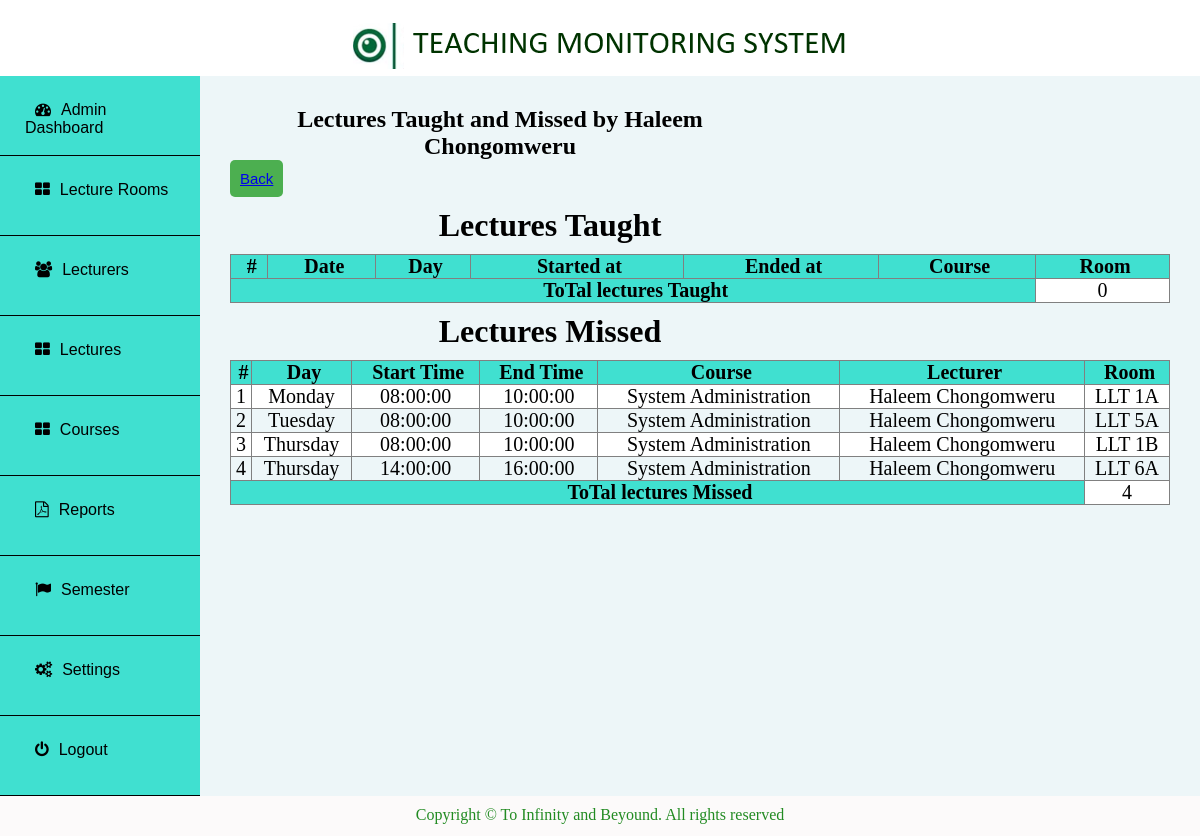
The page /admin/report.php?report=15 (signed in) on the database its author committed.
### tables this page shows
CREATE TABLE `person` (
  `personId` int(11) NOT NULL,
  `personName` varchar(200) NOT NULL,
  `personEmail` varchar(250) NOT NULL,
  `personGender` enum('M','F') NOT NULL,
  `personNIN` varchar(15) DEFAULT NULL,
  `personPassword` varchar(60) NOT NULL,
  `personPhoto` varchar(250) DEFAULT NULL,
  `personRole` enum('lecturer','admin') NOT NULL
);

CREATE TABLE `lecture` (
  `lectureId` int(11) NOT NULL,
  `lectureDay` varchar(50) DEFAULT NULL,
  `plannedStartTime` time DEFAULT NULL,
  `plannedEndTime` time DEFAULT NULL,
  `courseId` int(11) DEFAULT NULL,
  `personId` int(11) DEFAULT NULL,
  `roomId` int(11) DEFAULT NULL
);

CREATE TABLE `course` (
  `courseId` int(11) NOT NULL,
  `courseName` varchar(60) NOT NULL,
  `courseCode` varchar(10) NOT NULL,
  `creditUnits` varchar(10) NOT NULL,
  `program` varchar(60) NOT NULL,
  `semester` varchar(10) NOT NULL,
  `yearOfStudy` varchar(10) NOT NULL
);

CREATE TABLE `room` (
  `roomId` int(11) NOT NULL,
  `roomName` varchar(20) DEFAULT NULL,
  `block` varchar(100) NOT NULL,
  `level` varchar(100) NOT NULL
);

### admin/report.php (the view, shortened to what this page needs)
<?php  include 'connection.php';
if($_SESSION['adminId'] != ""){
?>
<!DOCTYPE html PUBLIC "-//w3c//DTD XHTML 1.1//EN""
 http//www.w3.org/TR/xtml 11/DTD/xhtml 11.dtd">
<html xmlns="http://www.w3.org/1999/xhtml">
<head>
<link href="style.css" rel="stylesheet" type="text/css">
<link href="app.css" rel="stylesheet" type="text/css">
<link href="css/font-awesome.css" rel="stylesheet" />
</head>
<?php include 'header.php'; ?>
      <div class="main" >
        <div style="width: 100%; padding:30px;">
<?php
if(array_key_exists('report', $_REQUEST)){
$personId = $_REQUEST['report'];
$selectP = "SELECT personName FROM person where personId = '$personId'";
$sql_queryP = mysqli_query($conn, $selectP);
$rowsP = mysqli_fetch_assoc($sql_queryP);
?>
	<h2 align="center">Lectures Taught and Missed by <?php echo $rowsP['personName']; ?></h2>
	<button class="btnA"><a href="report.php">Back</a></button>
  <h1>Lectures Taught</h1>
	<table style="width: 100%; text-align: center; " border="1" >
	 <tr>
                <th>#</th>
                <th>Date</th>
                <th>Day</th>
                <th>Started at</th>
                <th>Ended at</th>
                <th>Course</th>
                <th>Room</th>
          </tr>
<?php
$totalLectures = 0;
?>
           <tr>
            <th colspan="6">ToTal lectures Taught</th>
            <td><?php echo $totalLectures; ?></td>
          </tr>
        </table>
<h1>Lectures Missed</h1>
 <table style="width: 100%; text-align: center; " border="1" >
<?php
$retreiveLec = "SELECT * FROM lecture where personId = '$personId'";
$sql_queryLec = mysqli_query($conn, $retreiveLec);
?>
          <tr>
                <th>#</th>
                <th>Day</th>
                <th>Start Time</th>
                <th>End Time</th>
                <th>Course</th>
                <th>Lecturer</th>
                <th>Room</th>
                </tr>
<?php
$counter2 = 1;
$totalLectures1 = 0;
while ($rowsLec = mysqli_fetch_assoc($sql_queryLec) ) {
?>
          <tr>
            <td><?php   echo $counter2 ?></td>
            <td><?php   echo $rowsLec['lectureDay']; ?></td>
            <td><?php   echo $rowsLec['plannedStartTime']; ?></td>
            <td><?php   echo $rowsLec['plannedEndTime']; ?></td>
<?php
$PKID2 =  $rowsLec['courseId'];
$retreive12 = "SELECT * FROM course where courseId = '$PKID2'";
$sql_query12 = mysqli_query($conn, $retreive12);
$rows12 = mysqli_fetch_assoc($sql_query12);
 ?>
            <td><?php   echo $rows12['courseName']; ?></td>
<?php
$PKID13 =  $rowsLec['personId'];
$retreive23 = "SELECT * FROM person where personId = '$PKID13'";
$sql_query23 = mysqli_query($conn, $retreive23);
$rows23 = mysqli_fetch_assoc($sql_query23);
 ?>
            <td><?php   echo $rows23['personName']; ?></td>
<?php
$PKID24 =  $rowsLec['roomId'];
$retreive34 = "SELECT * FROM room where roomId = '$PKID24'";
$sql_query34 = mysqli_query($conn, $retreive34);
$rows34 = mysqli_fetch_assoc($sql_query34);
 ?>
            <td><?php   echo $rows34['roomName']; ?></td>
          </tr>
          <?php
          $totalLectures1 = $counter2;
          $counter2++;
          }?>
          <tr>
            <th colspan="6">ToTal lectures Missed</th>
            <td><?php echo $totalLectures1; ?></td>
          </tr>
        </table>
	<?php
} else{ ?>
<?php
if(isset($_POST['submit'])){
	$_SESSION['week'] = $_POST['week'];
?>
   <input type="text" id="myInput" onkeyup="myFunction()" placeholder="Search">
          <table style="width: 100%; text-align: center; " border="1" id="myTable" >
<?php
$retreive = "SELECT * FROM person where personRole = 'lecturer'" ;
$sql_query = mysqli_query($conn, $retreive);
?>
          <tr>
                <th>#</th>
                <th>Photo</th>
                <th>Full Name</th>
                <th>Email</th>
                <th>Gender</th>
                <th>NIN</th>
                <th>Report</th>
          </tr>
<?php
$counter = 1;
while ($rows = mysqli_fetch_assoc($sql_query) ) {
?>
          <tr>
            <td><?php   echo $counter ?></td>
            <td> <img src="<?php  echo $rows['personPhoto']; ?>" alt="<?php   echo $rows['personName'].'photo'; ?>" style="width: 60px;"></td>
            <td><?php   echo $rows['personName']; ?></td>
            <td><?php   echo $rows['personEmail']; ?></td>
            <td><?php   echo $rows['personGender']; ?></td>
            <td><?php   echo $rows['personNIN']; ?></td>
            <td style="background-color: forestgreen;"> <a href="?report=<?php   echo $rows['personId']; ?>">View</a></td>
          </tr>
          <?php $counter++;
          }
          ?>
        </table>
        <script>
function myFunction() {
  // Declare variables
  var input, filter, table, tr, td, i, txtValue;
  input = document.getElementById("myInput");
  filter = input.value.toUpperCase();
  table = document.getElementById("myTable");
  tr = table.getElementsByTagName("tr");
  // Loop through all table rows, and hide those who don't match the search query
  for (i = 0; i < tr.length; i++) {
    td = tr[i].getElementsByTagName("td")[2];
    if (td) {
      txtValue = td.textContent || td.innerText;
      if (txtValue.toUpperCase().indexOf(filter) > -1) {
        tr[i].style.display = "";
      } else {
        tr[i].style.display = "none";
      }
    }
  }
}
</script>
<?php } } ?>
   			</div>
    </div>
  </div>
  <div class="footer" style="height: 5vh;">
        <p align="center">Copyright &copy; To Infinity and Beyound. All rights reserved </p>
    </div>
</div>
</body>
</html>
<?php   }else{ header('Location: ../index.php');} ?>

### admin/style.css (style rules this page uses)
* { padding: 0; margin: 0; box-sizing: border-box; }
.b { padding: 0px; background-color: white; }
.main { width: 100%; }
.main h1 { margin:10px 0px 0px 0px; text-align: center; margin-left: 0px; margin-right: 300px; }
table { border-collapse: collapse; color: black; font-size: 20px; text-align: center; margin-top:10px; padding: 5px; width: 100%; }
th { background-color:turquoise; color: black; width: auto; padding-left: 5px }
tr:nth-child(even) { background-color:white; width: auto; }
.btnA { padding: 10px; font-size: 15px; color: white; background: #4CAF50; border:none; border-radius: 5px; }
h2 { margin-right: 400px; }
.footer { background-color:#fcfafa ; height: 5vh; width: 100%; }
.footer p { padding-top: 10px; color: forestgreen; }

### admin/app.css (style rules this page uses)
.btnA { padding: 10px; font-size: 15px; color: white; background: #4CAF50; border:none; border-radius: 5px; }

### rows shown on the page
person: personName "Haleem Chongomweru"
lecture: lectureDay "Monday", plannedStartTime "08:00:00", plannedEndTime "10:00:00", courseId.courseName "System Administration", personId.personName "Haleem Chongomweru", roomId.roomName "LLT 1A"
lecture: lectureDay "Tuesday", plannedStartTime "08:00:00", plannedEndTime "10:00:00", courseId.courseName "System Administration", personId.personName "Haleem Chongomweru", roomId.roomName "LLT 5A"
lecture: lectureDay "Thursday", plannedStartTime "08:00:00", plannedEndTime "10:00:00", courseId.courseName "System Administration", personId.personName "Haleem Chongomweru", roomId.roomName "LLT 1B"
lecture: lectureDay "Thursday", plannedStartTime "14:00:00", plannedEndTime "16:00:00", courseId.courseName "System Administration", personId.personName "Haleem Chongomweru", roomId.roomName "LLT 6A"

### other values the page prints
$totalLectures "0"
$totalLectures1 "4"
